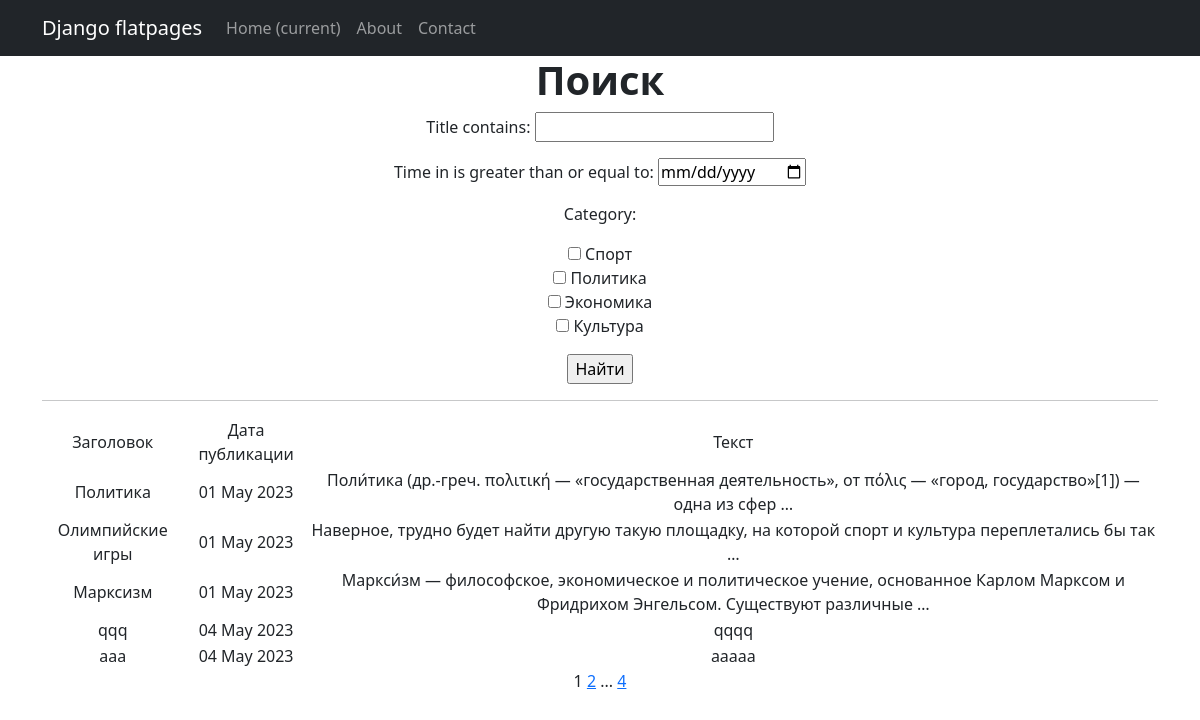
Page /news/search/ on the earlier database version.
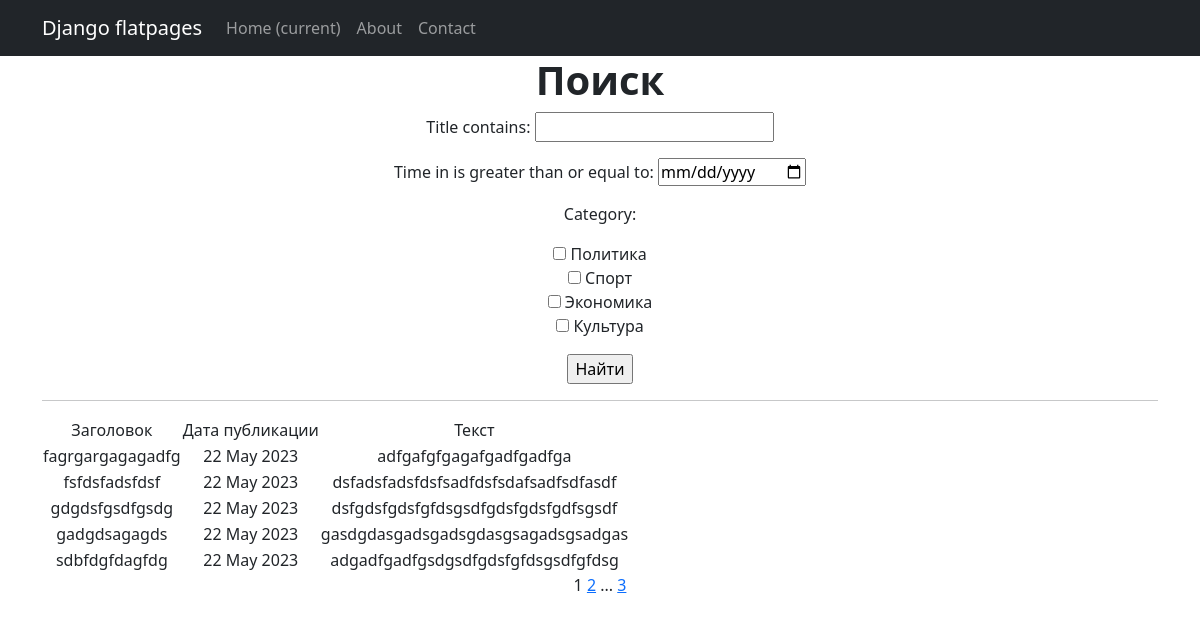
Same page on the later database version.
### NewsPortal/models.py (models this page shows, shortened)
class Post(models.Model):
    author = models.ForeignKey(Author, on_delete=models.CASCADE)
    type = models.CharField(max_length=7, choices=TYPE, default=news)
    time_in = models.DateTimeField(auto_now_add=True)
    categories = models.ManyToManyField(Category, through='PostCategory')
    title = models.CharField(max_length=255)
    text = models.TextField()
    rating = models.IntegerField(default=0)

### NewsPortal/views.py (the view)
# urls.py: path('search/', PostSearch.as_view(), name='post_search'),
class PostSearch(ListView):
    model = Post
    template_name = 'post_search.html'
    context_object_name = 'news'
    paginate_by = 5
    def get_queryset(self):
        queryset = super().get_queryset()
        self.filterset = PostFilter(self.request.GET, queryset)
        return self.filterset.qs
    def get_context_data(self, **kwards):
        context = super().get_context_data(**kwards)
        context['filterset'] = self.filterset
        return context

### NewsPortal/models.py (called while the page is built)
    def __str__(self):
        return f'{self.name_category.title()}'

### templates/post_search.html (shortened to what this page needs)
{% extends 'flatpages/default.html' %}
{% load custom_filters %}
{% block content %}
<h1><b> Поиск </b></h1>
    <form action="" method="get">
       {{ filterset.form.as_p }}
       <input type="submit" value="Найти" />
    </form>
<hr>
    {% if news %}
        <table>
            <tr>
                <td> Заголовок</td>
                <td> Дата публикации </td>
                <td> Текст </td>
            </tr>
            {% for post in news %}
            <tr>
                <td> {{ post.title }} </td>
                <td> {{ post.time_in|date:'d M Y' }} </td>
                <td> {{ post.text|truncatewords:15 }} </td>
            </tr>
            {% endfor %}
        </table>
    {% else %}
        <h2> Нет новостей! </h2>
    {% endif %}
   {{ page_obj.number }}
   {% if page_obj.has_next %}
       <a href="?page={{ page_obj.next_page_number }}">{{ page_obj.next_page_number }}</a>
       {% if paginator.num_pages != page_obj.next_page_number %}
           ...
           <a href="?page={{ page_obj.paginator.num_pages }}">{{ page_obj.paginator.num_pages }}</a>
       {% endif %}
   {% endif %}
{% endblock content %}

Differences in the rows shown:
removed Post: title "Политика", time_in "01 May 2023", text "Поли́тика (др.-греч. πολιτική — «государственная деятельность», от πόλις — «город, государство»[1]) — одна из сфер …"
removed Post: title "Олимпийские игры", time_in "01 May 2023", text "Наверное, трудно будет найти другую такую площадку, на которой спорт и культура переплетались бы так …"
removed Post: title "Марксизм", time_in "01 May 2023", text "Маркси́зм — философское, экономическое и политическое учение, основанное Карлом Марксом и Фридрихом Энгельсом. Существуют различные …"
removed Post: title "qqq", time_in "04 May 2023", text "qqqq"
removed Post: title "aaa", time_in "04 May 2023", text "aaaaa"
added Post: title "fagrgargagagadfg", time_in "22 May 2023", text "adfgafgfgagafgadfgadfga"
added Post: title "fsfdsfadsfdsf", time_in "22 May 2023", text "dsfadsfadsfdsfsadfdsfsdafsadfsdfasdf"
added Post: title "gdgdsfgsdfgsdg", time_in "22 May 2023", text "dsfgdsfgdsfgfdsgsdfgdsfgdsfgdfsgsdf"
added Post: title "gadgdsagagds", time_in "22 May 2023", text "gasdgdasgadsgadsgdasgsagadsgsadgas"
added Post: title "sdbfdgfdagfdg", time_in "22 May 2023", text "adgadfgadfgsdgsdfgdsfgfdsgsdfgfdsg"
Other differences:
{{ page_obj.paginator.num_pages }}: "4" → "3"
text no longer shown: "Title contains: Time in is greater than or equal to: Category: Спорт Политика Экономика Культура"
text now shown: "Title contains: Time in is greater than or equal to: Category: Политика Спорт Экономика Культура"
